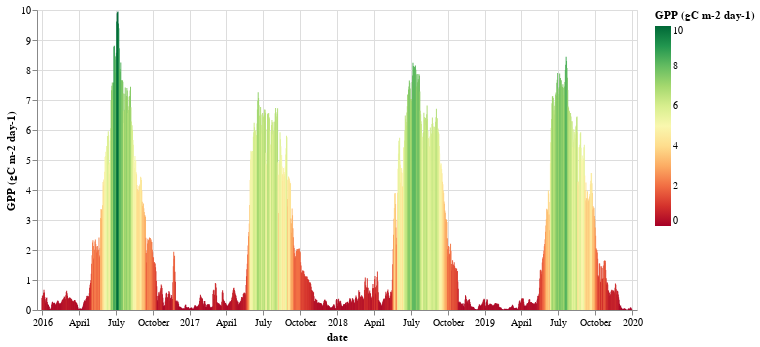

Write notebook code for a chart like this one.
### Markdown cell above
Daily GPP

### Code cell
# save time series
model = '_rei_f'

data_ec        = df_gpp_smoth.reset_index()
data_co_fluxes = data_ec[['date','GPP_'+carbonflux+ model]].copy()
data_co_fluxes = data_co_fluxes.rename(columns={
    'GPP_'+carbonflux + model: 'GPP (gC m-2 day-1)',
})
data_co_fluxes.head(10)

chart = alt.Chart(data_co_fluxes).mark_bar(size=1).encode(
    x='date:T',
    y='GPP (gC m-2 day-1):Q',
    color=alt.Color(
        'GPP (gC m-2 day-1):Q', scale=alt.Scale(scheme='redyellowgreen', domain=(0, 10))),
    tooltip=[
        alt.Tooltip('date:T', title='Date'),
        alt.Tooltip('GPP (gC m-2 day-1):Q', title='GPP (gC m-2 day-1)')
    ]).properties(width=600, height=300)

chart.save(outputdir + "/GPP_output/" + ID + "_GPP_daily.html")
chart

# #--------------------------------------------------------------------------------------------
# fig, axes=plt.subplots(figsize=(13,7))

# axes.plot(df_gpp_smoth[carbonflux+'_f'], marker='.', linestyle=':', ms = 6, color = 'RED', 
#              label='Serie original')
# axes.plot(df_gpp_smoth[rei_gpp+'_f'], marker='.', linestyle=':', ms = 6, color = 'GRAY', 
#              label='Serie original')
# axes.plot(df_gpp_smoth[rei_res+'_f'], marker='.', linestyle=':', ms = 6, color = 'BLACK', 
#              label='Serie original')

# axes.set_ylim(-20, 20)
# #--------------------------------------------------------------------------------------------
# fig, axes=plt.subplots(figsize=(13,7))

# axes.plot(df[carbonflux+'_f'], marker='.', linestyle=':', ms = 6, color = 'orange', 
#              label='Serie original')

# axes.plot(df[rei_gpp+'_f'], marker='.', linestyle=':', ms = 6, color = 'yellow', 
#              label='Serie original')

# axes.plot(df[fal_gpp+'_f'], marker='.', linestyle=':', ms = 6, color = 'blue', 
#              label='Serie original')

# axes.plot(df[rei_res], marker='.', linestyle=':', ms = 6, color = 'red', 
#              label='Serie original')

# axes.plot(df[fal_res], marker='.', linestyle=':', ms = 6, color = 'gray', 
#              label='Serie original')

# axes.set_ylim(-50, 50)
# #--------------------------------------------------------------------------------------------
# fig, axes=plt.subplots(figsize=(13,7))

# axes.plot(df[carbonflux], marker='.', linestyle=':', ms = 6, color = 'orange', 
#              label='Serie original')

# axes.plot(df[rei_gpp], marker='.', linestyle=':', ms = 6, color = 'yellow', 
#              label='Serie original')

# axes.plot(df[fal_gpp], marker='.', linestyle=':', ms = 6, color = 'blue', 
#              label='Serie original')

# axes.plot(df[rei_res], marker='.', linestyle=':', ms = 6, color = 'red', 
#              label='Serie original')

# axes.plot(df[fal_res], marker='.', linestyle=':', ms = 6, color = 'gray', 
#              label='Serie original')

# axes.set_ylim(-100, 100)
# #--------------------------------------------------------------------------------------------
# # Tools to get GPP for specific periods (mean and sum)
# date1 = '2019-01-01'
# date2 = '2019-01-31'

# gpp_analysis_A = df_gpp_smoth.loc[(df_gpp_smoth.index >= date1) & (df_gpp_smoth.index < date2) ]

# gpp_analysis_B = gpp_analysis_A.describe()

# gpp_analysis_C = gpp_analysis_A.copy().sum()

### Figure 1 — Vega-Lite specification as saved in the notebook (floating-point values rounded to 4 significant figures; data arrays with more than 128 entries replaced by an {"elided": "..."} marker saying what was removed)
{"config": {"view": {"continuousWidth": 400, "continuousHeight": 300}}, "data": {"name": "data-fd8037b79a0ebf0c6db96c398d32de48"}, "mark": {"type": "bar", "size": 1}, "encoding": {"color": {"type": "quantitative", "field": "GPP (gC m-2 day-1)", "scale": {"domain": [0, 10], "scheme": "redyellowgreen"}}, "tooltip": [{"type": "temporal", "field": "date", "title": "Date"}, {"type": "quantitative", "field": "GPP (gC m-2 day-1)", "title": "GPP (gC m-2 day-1)"}], "x": {"type": "temporal", "field": "date"}, "y": {"type": "quantitative", "field": "GPP (gC m-2 day-1)"}}, "height": 300, "width": 600, "$schema": "https://vega.github.io/schema/vega-lite/v4.8.1.json", "datasets": {"data-fd8037b79a0ebf0c6db96c398d32de48": {"elided": "1461 records"}}}
